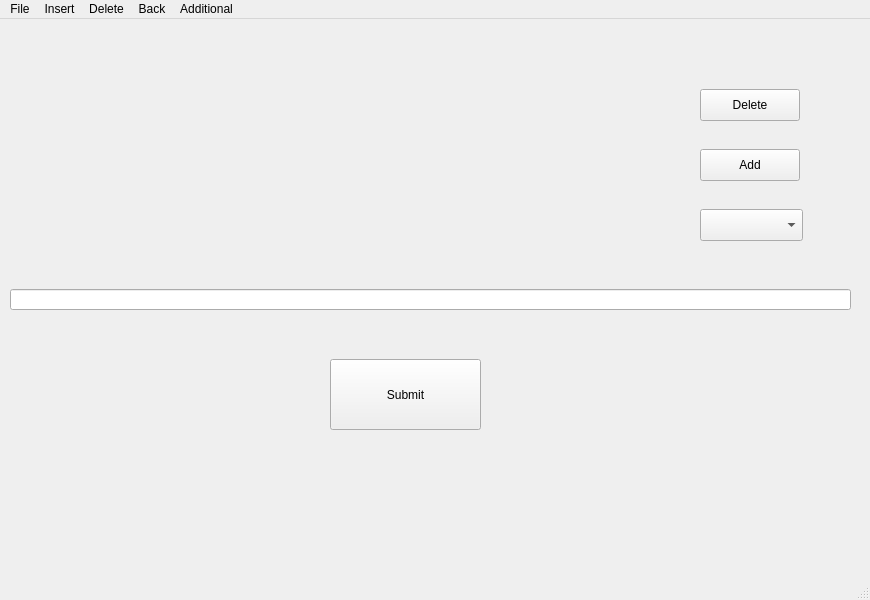
<?xml version="1.0" encoding="UTF-8"?>
<ui version="4.0">
 <class>MainWindow</class>
 <widget class="QMainWindow" name="MainWindow">
  <property name="geometry">
   <rect>
    <x>0</x>
    <y>0</y>
    <width>870</width>
    <height>600</height>
   </rect>
  </property>
  <property name="windowTitle">
   <string>MainWindow</string>
  </property>
  <widget class="QWidget" name="centralwidget">
   <widget class="QStackedWidget" name="stackedWidget">
    <property name="geometry">
     <rect>
      <x>0</x>
      <y>0</y>
      <width>861</width>
      <height>571</height>
     </rect>
    </property>
    <property name="currentIndex">
     <number>1</number>
    </property>
    <widget class="QWidget" name="page_2">
     <widget class="QListWidget" name="listWidget">
      <property name="geometry">
       <rect>
        <x>30</x>
        <y>30</y>
        <width>811</width>
        <height>381</height>
       </rect>
      </property>
     </widget>
     <widget class="QPushButton" name="pushButton_4">
      <property name="geometry">
       <rect>
        <x>360</x>
        <y>430</y>
        <width>141</width>
        <height>71</height>
       </rect>
      </property>
      <property name="text">
       <string>Select Widget</string>
      </property>
     </widget>
     <widget class="QLineEdit" name="lineEdit_2">
      <property name="geometry">
       <rect>
        <x>370</x>
        <y>0</y>
        <width>113</width>
        <height>21</height>
       </rect>
      </property>
     </widget>
    </widget>
    <widget class="QWidget" name="page_3">
     <widget class="QLabel" name="label">
      <property name="geometry">
       <rect>
        <x>340</x>
        <y>10</y>
        <width>221</width>
        <height>61</height>
       </rect>
      </property>
      <property name="text">
       <string/>
      </property>
     </widget>
     <widget class="QPushButton" name="pushButton_8">
      <property name="geometry">
       <rect>
        <x>330</x>
        <y>340</y>
        <width>151</width>
        <height>71</height>
       </rect>
      </property>
      <property name="text">
       <string>Submit</string>
      </property>
     </widget>
     <widget class="QPushButton" name="deletePlaceholderButton">
      <property name="geometry">
       <rect>
        <x>700</x>
        <y>70</y>
        <width>100</width>
        <height>32</height>
       </rect>
      </property>
      <property name="text">
       <string>Delete</string>
      </property>
     </widget>
     <widget class="QPushButton" name="addPlaceholderButton">
      <property name="geometry">
       <rect>
        <x>700</x>
        <y>130</y>
        <width>100</width>
        <height>32</height>
       </rect>
      </property>
      <property name="text">
       <string>Add</string>
      </property>
     </widget>
     <widget class="QComboBox" name="placeholderComboBox">
      <property name="geometry">
       <rect>
        <x>700</x>
        <y>190</y>
        <width>103</width>
        <height>32</height>
       </rect>
      </property>
     </widget>
     <widget class="QLineEdit" name="lineEdit">
      <property name="geometry">
       <rect>
        <x>10</x>
        <y>270</y>
        <width>841</width>
        <height>21</height>
       </rect>
      </property>
     </widget>
    </widget>
    <widget class="QWidget" name="page_4">
     <widget class="QPushButton" name="pushButton_3">
      <property name="geometry">
       <rect>
        <x>350</x>
        <y>160</y>
        <width>151</width>
        <height>71</height>
       </rect>
      </property>
      <property name="text">
       <string>Export</string>
      </property>
     </widget>
     <widget class="QPushButton" name="pushButton_6">
      <property name="geometry">
       <rect>
        <x>350</x>
        <y>310</y>
        <width>151</width>
        <height>71</height>
       </rect>
      </property>
      <property name="text">
       <string>View</string>
      </property>
     </widget>
    </widget>
    <widget class="QWidget" name="page_5">
     <widget class="QPushButton" name="pushButton_5">
      <property name="geometry">
       <rect>
        <x>360</x>
        <y>120</y>
        <width>151</width>
        <height>71</height>
       </rect>
      </property>
      <property name="text">
       <string>Local</string>
      </property>
     </widget>
     <widget class="QPushButton" name="pushButton_7">
      <property name="geometry">
       <rect>
        <x>360</x>
        <y>290</y>
        <width>151</width>
        <height>71</height>
       </rect>
      </property>
      <property name="text">
       <string>Cloud</string>
      </property>
     </widget>
    </widget>
   </widget>
  </widget>
  <widget class="QMenuBar" name="menubar">
   <property name="geometry">
    <rect>
     <x>0</x>
     <y>0</y>
     <width>870</width>
     <height>37</height>
    </rect>
   </property>
   <property name="defaultUp">
    <bool>false</bool>
   </property>
   <widget class="QMenu" name="menuFile">
    <property name="title">
     <string>File</string>
    </property>
    <addaction name="actionFile"/>
   </widget>
   <widget class="QMenu" name="menuDownload">
    <property name="title">
     <string>Insert</string>
    </property>
    <addaction name="actionDownload_2"/>
   </widget>
   <widget class="QMenu" name="menuTrash">
    <property name="title">
     <string>Delete</string>
    </property>
    <addaction name="actionTrash_2"/>
   </widget>
   <widget class="QMenu" name="menuBack">
    <property name="title">
     <string>Back</string>
    </property>
    <addaction name="actionBack"/>
   </widget>
   <widget class="QMenu" name="menuSearch">
    <property name="title">
     <string>Additional</string>
    </property>
    <addaction name="actionSearch"/>
   </widget>
   <addaction name="menuFile"/>
   <addaction name="menuDownload"/>
   <addaction name="menuTrash"/>
   <addaction name="menuBack"/>
   <addaction name="menuSearch"/>
  </widget>
  <widget class="QStatusBar" name="statusbar"/>
  <action name="actionFile_Options">
   <property name="text">
    <string>File Options</string>
   </property>
  </action>
  <action name="actionDownload">
   <property name="text">
    <string>Download</string>
   </property>
  </action>
  <action name="actionTrash">
   <property name="text">
    <string>Trash</string>
   </property>
  </action>
  <action name="actionSettings">
   <property name="text">
    <string>Settings</string>
   </property>
  </action>
  <action name="actionFile">
   <property name="text">
    <string>File</string>
   </property>
  </action>
  <action name="actionDownload_2">
   <property name="icon">
    <iconset theme="drive-optical"/>
   </property>
   <property name="text">
    <string>Local</string>
   </property>
  </action>
  <action name="actionTrash_2">
   <property name="icon">
    <iconset resource="res.qrc">
     <normaloff>:/rec/images.png</normaloff>:/rec/images.png</iconset>
   </property>
   <property name="text">
    <string>Trash</string>
   </property>
  </action>
  <action name="actionBack">
   <property name="text">
    <string>Back</string>
   </property>
  </action>
  <action name="actionSearch">
   <property name="icon">
    <iconset>
     <normaloff>10905219.png</normaloff>10905219.png</iconset>
   </property>
   <property name="text">
    <string>Search</string>
   </property>
  </action>
 </widget>
 <resources>
  <include location="res.qrc"/>
 </resources>
 <connections/>
</ui>
